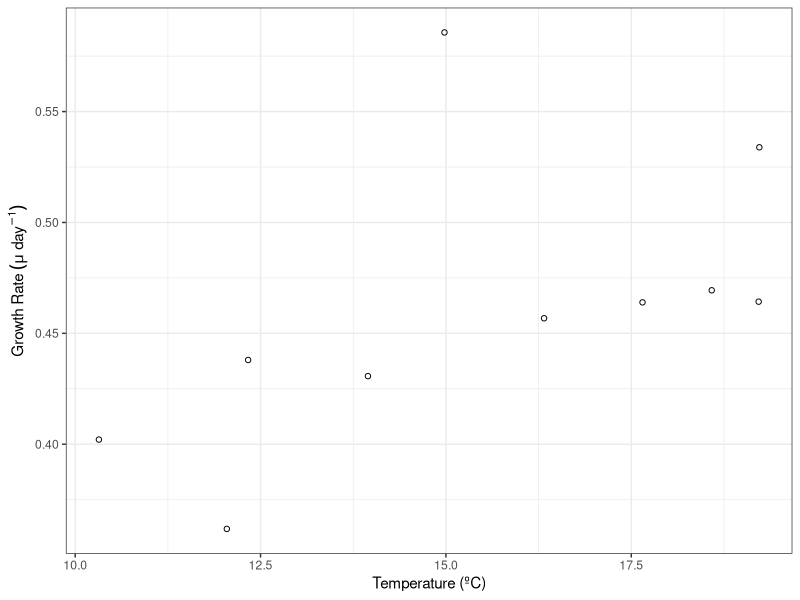
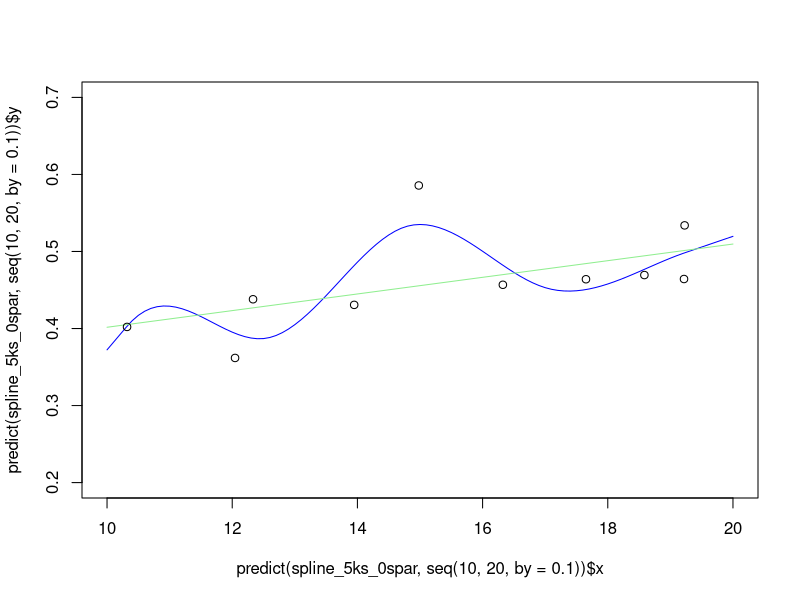
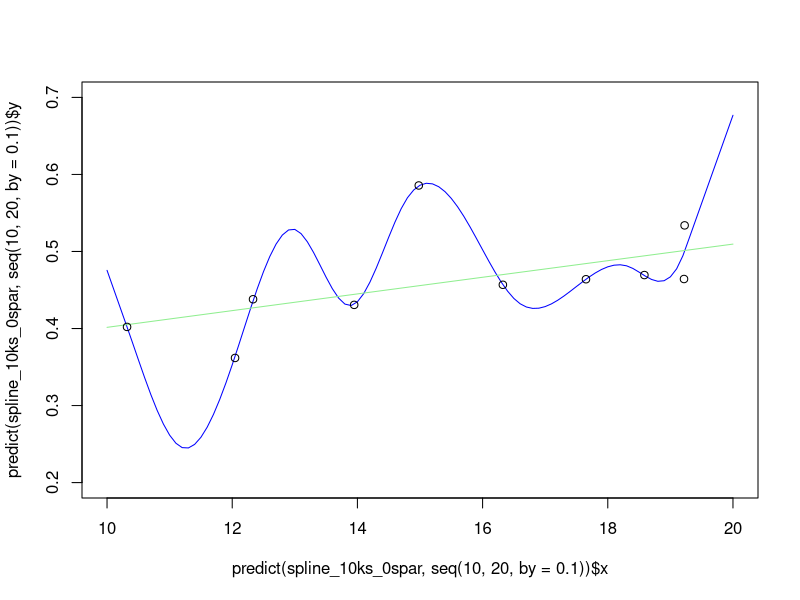
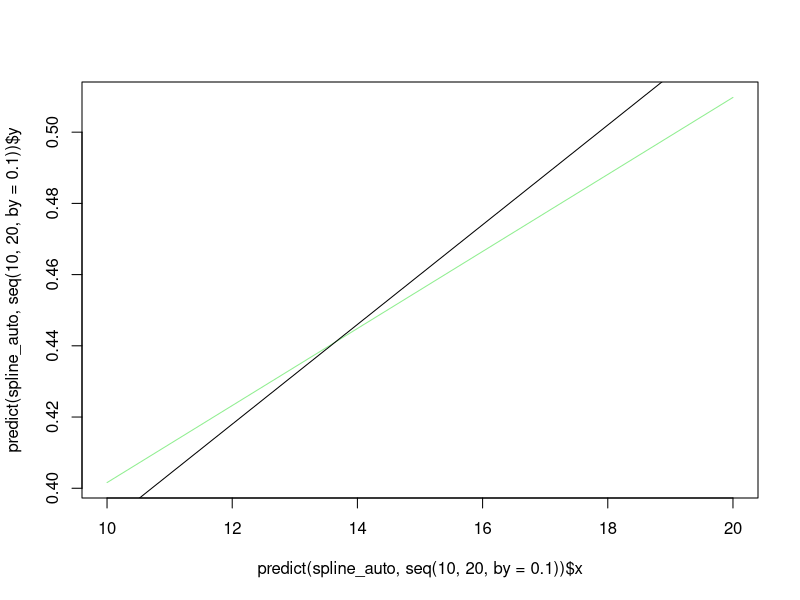

Write R code to recreate these figures, in order.
## ---- chunk 1
library(tidyverse)
## ---- chunk 2


f_temp <- function(sst){rlnorm(1,meanlog=log(0.014*sst + 0.25),sdlog = 0.1)}
set.seed(2003)

x_temp <- runif(30,min=10,max=20)
y_growth_rate <- vapply(x_temp,f_temp,FUN.VALUE = 0)

df_growth <- data.frame(temp=x_temp,growth_rate=y_growth_rate)
## ---- chunk 3
df_growth %>% 
  filter(row_number() <= 10) %>% 
  ggplot(aes(x=temp,y=growth_rate)) + 
  geom_point(shape=1) +
  theme_bw() +
  labs(x="Temperature (ºC)",y=bquote(Growth~Rate~(mu~day^-1)))
## ---- chunk 4

## ---- chunk 5
?smooth.spline
## ---- chunk 6
spline_5ks_0spar <- smooth.spline(x_temp[1:10],y_growth_rate[1:10],all.knots = seq(0,1,by=.25),spar=0.0)
spline_5ks_1spar <- smooth.spline(x_temp[1:10],y_growth_rate[1:10],all.knots = seq(0,1,by=.25),spar=1.0)

plot(predict(spline_5ks_0spar,seq(10,20,by=0.1)),type="l",col="blue",,ylim=c(0.2,.7)) +
  lines(predict(spline_5ks_1spar,seq(10,20,by=0.1)),col="lightgreen") +
  points(x_temp[1:10],y_growth_rate[1:10])
## ---- chunk 7
spline_10ks_0spar <- smooth.spline(x_temp[1:10],y_growth_rate[1:10],all.knots = seq(0,1,by=.1),spar=0)
spline_10ks_1spar <- smooth.spline(x_temp[1:10],y_growth_rate[1:10],all.knots = seq(0,1,by=.1),spar=1)

plot(predict(spline_10ks_0spar,seq(10,20,by=0.1)),type="l",col="blue",ylim=c(0.2,.7)) +
  lines(predict(spline_10ks_1spar,seq(10,20,by=0.1)),col="lightgreen") +
  points(x_temp[1:10],y_growth_rate[1:10])
## ---- chunk 8
spline_auto <- smooth.spline(x_temp[1:10],y_growth_rate[1:10])

print(spline_auto)
## ---- chunk 9
plot(predict(spline_auto,seq(10,20,by=0.1)),type="l",col="lightgreen")
abline(a=0.25,b=0.014)
